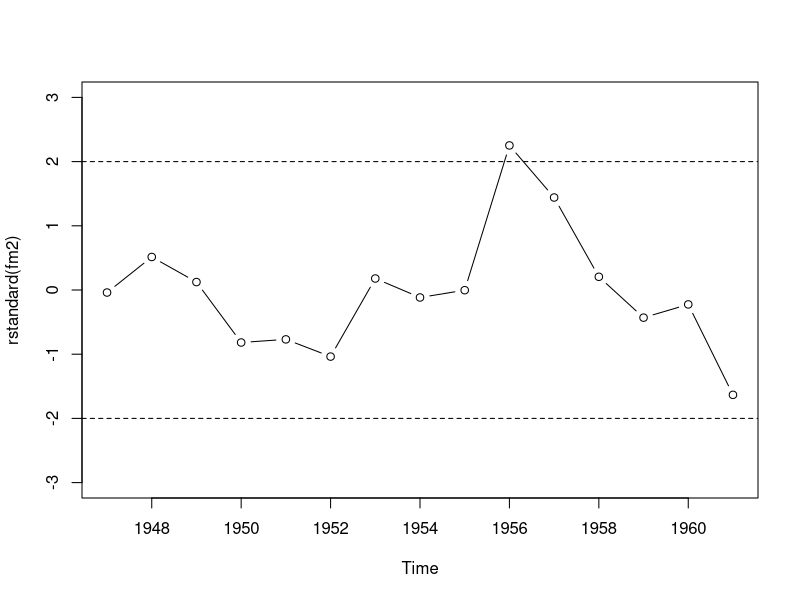

Here is the R script that generated this plot:
library(AER)


### Name: Longley
### Title: Longley's Regression Data
### Aliases: Longley
### Keywords: datasets

### ** Examples

data("Longley")
library("dynlm")

## Example 4.6 in Greene (2003)
fm1 <- dynlm(employment ~ time(employment) + price + gnp + armedforces,
  data = Longley)
fm2 <- update(fm1, end = 1961)
cbind(coef(fm2), coef(fm1))

## Figure 4.3 in Greene (2003)
plot(rstandard(fm2), type = "b", ylim = c(-3, 3))
abline(h = c(-2, 2), lty = 2)
